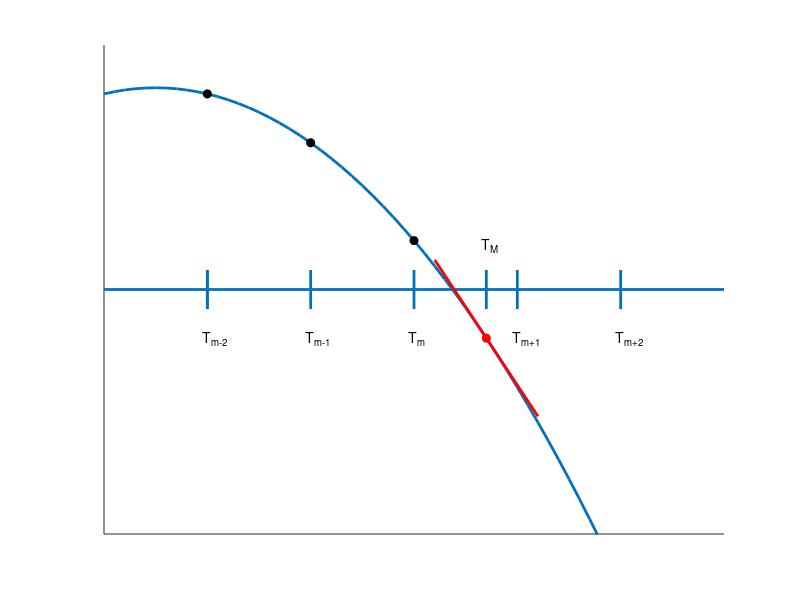
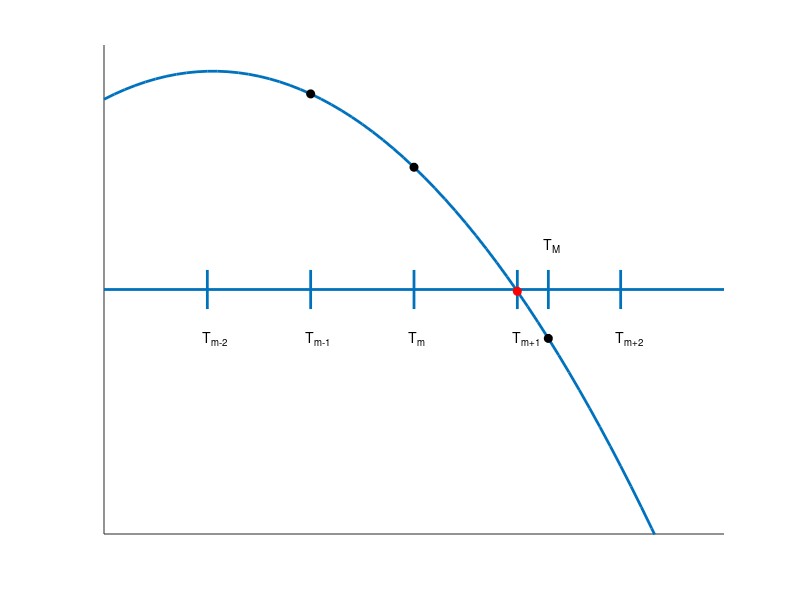
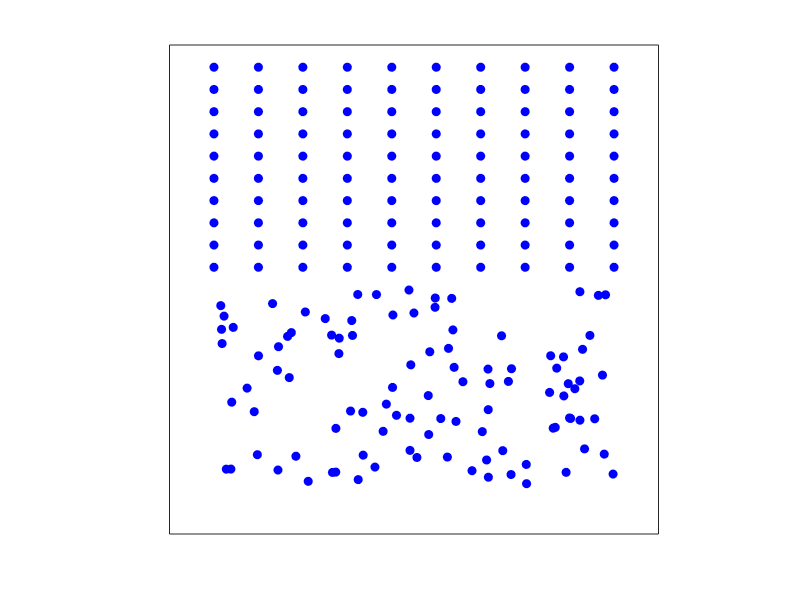

Source code (MATLAB) for these figures, in order:
close all; clear; clc;

y = 5;
x = 5;
xLimit = [0, 6];
lineLength = 0.08;
ylim([y-1, y+1])
xlim(xLimit)
line(xLimit, [y,y], "LineWidth", 2)
line([1,1], [y-lineLength, y+lineLength], "LineWidth", 2)

txt = {'T_{m-2}','T_{m-1}','T_m','T_{m+1}','T_{m+2}'};

for i = 1:5
    line([i,i], [y-lineLength, y+lineLength], "LineWidth", 2)
    text(i-0.05, y-0.2, txt(i))
end

TM = 3.7;
line([TM,TM], [y-lineLength, y+lineLength], "LineWidth", 2)
    text(TM-0.05, y+0.18, "T_M")

set(gca,'YTick',[]);
set(gca,'XTick',[]);

x = [1,2,3];
y = [5.8,5.6,5.2];
p = polyfit(x,y,2);

x1 = xLimit(1):0.1:xLimit(2);
y1 = polyval(p,x1);

hold on
plot(x1, y1, "LineWidth", 2)
line([TM-0.5,TM+0.5], [polyval(p,TM)+0.32, polyval(p,TM)-0.32], "LineWidth", 2, 'Color', 'red')


h1 = plot(x, y, 'o', 'Color', 'black');
set(h1, 'markerfacecolor', get(h1, 'color'));
h2 = plot(TM, polyval(p,TM), 'o', 'Color', 'red');
set(h2, 'markerfacecolor', get(h2, 'color'));


% plot 2 (warning: lots of duplicate code...)
figure
y = 5;
x = 5;
xLimit = [0, 6];
lineLength = 0.08;
ylim([y-1, y+1])
xlim(xLimit)
line(xLimit, [y,y], "LineWidth", 2)
% line([1,1], [y-lineLength, y+lineLength], "LineWidth", 2)

txt = {'T_{m-2}','T_{m-1}','T_m','T_{m+1}','T_{m+2}'};

for i = 1:5
    line([i,i], [y-lineLength, y+lineLength], "LineWidth", 2)
    text(i-0.05, y-0.2, txt(i))
end

TM = 4.3;
line([TM,TM], [y-lineLength, y+lineLength], "LineWidth", 2)
    text(TM-0.05, y+0.18, "T_M")

set(gca,'YTick',[]);
set(gca,'XTick',[]);

x = [2,3,TM];
y = [5.8,5.5,4.8];
p = polyfit(x,y,2);

x1 = xLimit(1):0.1:xLimit(2);
y1 = polyval(p,x1);

x2 = polyder(p);
y2 = polyval(p,x2);

hold on
plot(x1, y1, "LineWidth", 2)
% line([4-0.5,4+0.5], [5.3, 4.7], "LineWidth", 2, 'Color', 'red')


h1 = plot(x, y, 'o', 'Color', 'black');
set(h1, 'markerfacecolor', get(h1, 'color'));
h2 = plot(4, polyval(p,4), 'o', 'Color', 'red');
set(h2, 'markerfacecolor', get(h2, 'color'));


a=1;
b=10;
xy = a:b;
[X, Y] = meshgrid(xy);

water = 10;
rx = (b - a) .* rand(b*water, 1) + a;
ry = (b - a) .* rand(b*water, 1) + a;
ry = ry - b;

figure
h1 = plot(X, Y, 'o', 'Color', 'blue', "LineWidth", 0.7);
set(h1, 'markerfacecolor', 'blue');
hold on
h1 = plot(rx, ry,'o','Color', 'blue');
set(h1, 'markerfacecolor', 'blue');


xlim([0,11])
ylim([-11,11])
set(gca,'YTick',[]);
set(gca,'XTick',[]);
axis square


